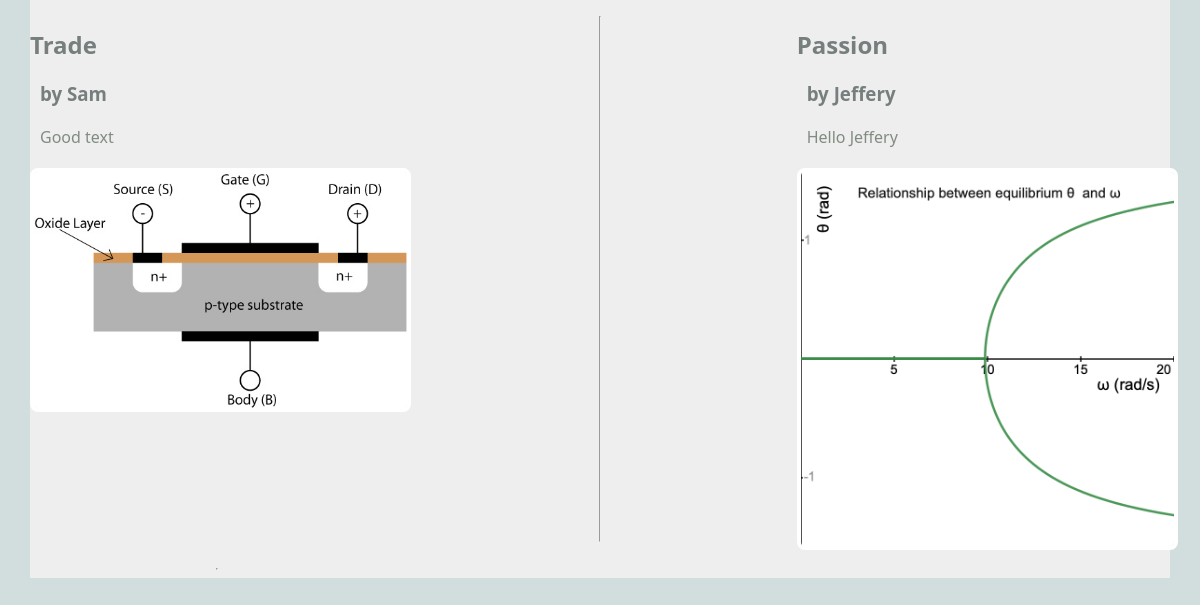
/blog/show_all (lower part), run on an earlier commit of the app's database.
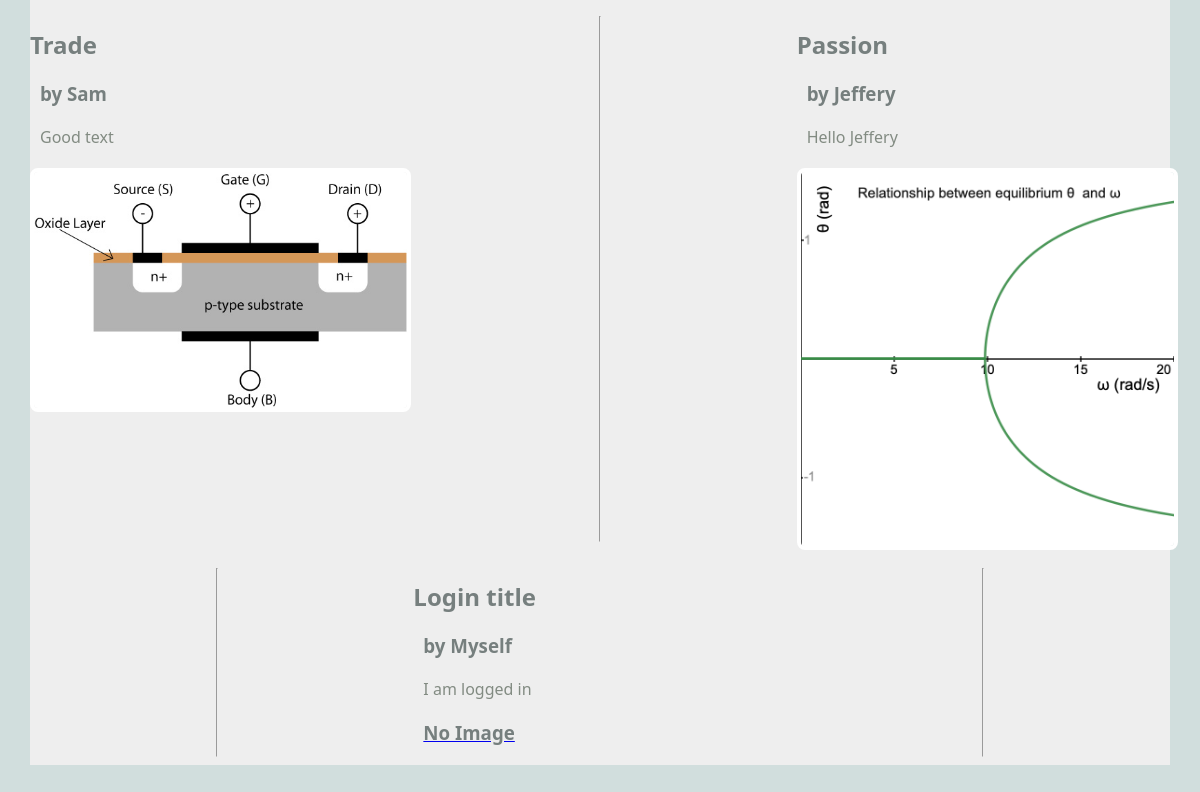
And on a later commit of the database.
### blog/models.py (models this page shows, shortened)
class Article(models.Model):
    title = models.TextField(blank=True)
    author = models.TextField(blank=True)
    text = models.TextField(blank=True)
    published = models.DateTimeField(auto_now=True)
    image_file = models.ImageField(blank=True)
    user = models.ForeignKey(User, on_delete=models.CASCADE)

### blog/views.py (the view)
# urls.py: path("show_all", ShowAllView.as_view(), name="show_all"),
class ShowAllView(ListView):
    model = Article
    template_name = "blog/show_all.html"
    context_object_name = "articles"
    def dispatch(self, request, *args, **kwargs):
        if request.user.is_authenticated:
            print(f"ShowallView.dispatch(): request.user={request.user}")
        else:
            print(f"ShowallView.dispatch(): not logged in")
        return super().dispatch(request, *args, **kwargs)

### blog/templates/blog/show_all.html (shortened to what this page needs)
{% extends 'blog/base.html' %}
{% block content %}
<main class="grid-container">
    {% for article in articles %}
    <article>
        <div>
            <h2>{{article.title}}</h2>
            <h3>by {{article.author}}</h3>
            <p>
                {{article.text}}
            </p>
        </div>
        <a href="{% url 'article' article.pk %}">
        {% if article.image_file %}
        <img src="{{article.image_file.url}}" alt="">
        {% else %}
        <h3>No Image</h3>
        {% endif %}
        </a>
    </article>
    <hr>
    {% endfor %}
</main>
{% endblock %}

### blog/templates/blog/base.html (shortened to what this page needs)
{% load static %}
<html>
    <head>
        <link rel="stylesheet" href="{% static 'styles-blog.css' %}">
    </head>
    <body>
        <head>
        </head>
        {% block content %}
        {% endblock %}
    </body>
</html>

### static/styles-blog.css (style rules this page uses)
body { margin: 30px; background: #d1dedd; font-family:'Segoe UI', Tahoma, Geneva, Verdana, sans-serif; }
h1, h2, h3 { color: #767f7e; }
p { color: #828b82; }
.grid-container { background: #eee; max-width: 900px; display: grid; grid-template-columns: repeat(3, 1fr); grid-gap: 10px; max-width: 1200px; margin: 20px auto; }
article img, article.featured img { width: 100%; border: 4px solid #fff; border-radius: 8px; }
article p, article h3 { margin: 20px 10px; }

What changed in the data, as far as the page shows it:
added Article: title "Login title", author "Myself", text "I am logged in", image_file "No Image"
